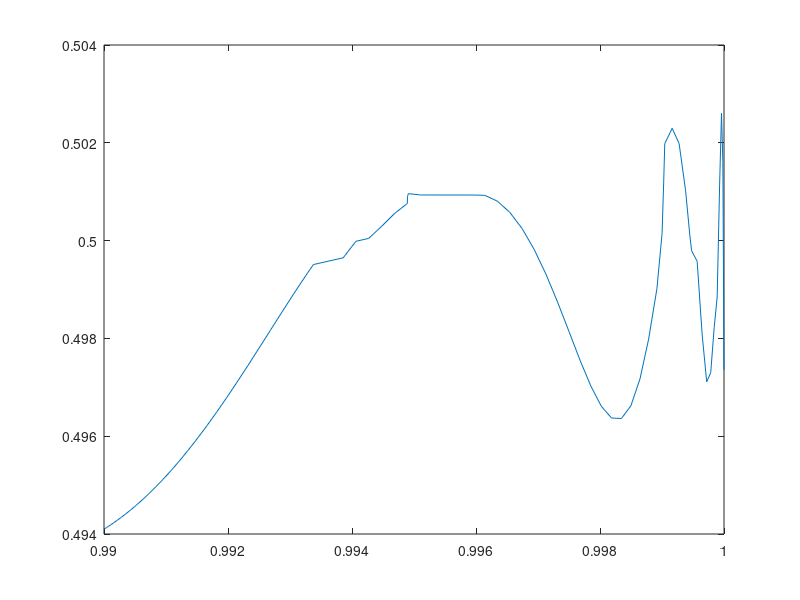

Recreate this plot in MATLAB.
% data provided
x_j = [0.990000000000000   0.990004385410921   0.990017533950182   0.990039422550778   0.990070012812666   0.990109251070131   0.990157068485937   0.990213381172088   0.990278090336998   0.990351082458802   0.990432229484516   0.990496544303257    0.990521389054683   0.990618404753121   0.990723106381328   0.990835310257070   0.990954819536622   0.991081424560099   0.991112027552938   0.991214903219269   0.991355021347207   0.991501533129103   0.991654181533509   0.991812698763251 0.991976806725246   0.992146217518362   0.992320633938502   0.992499750000000   0.992683251472418   0.992870816431820   0.993062115825533   0.993256814049415   0.993377194098214  0.993857859824882   0.994062687117729   0.994269157898702   0.994476909947893   0.994685578797613   0.994892526384000   0.994894798371793   0.994908640924681   0.995104201628207   0.995936312882271   0.996141140175118   0.996343964643166   0.996544430463377   0.996742185950585   0.996936884174467   0.997128183568180   0.997315748527582   0.997499250000000   0.997678366061498   0.997852782481638   0.998022193274754 0.998186301236749   0.998344818466491   0.998497466870897   0.998643978652793   0.998784096780731   0.998917575439901   0.999000538464177   0.999027161099153   0.999044180463378   0.999163689742930   0.999275893618672   0.999380595246879 0.999447871897216   0.999477610945317   0.999566770515484   0.999647917541198   0.999720909663002   0.999785618827912   0.999841931514063   0.999889748929869   0.999928987187334   0.999959577449222   0.999981466049818   0.999994614589079 0.999999000000000] ;
f_j=[0.494098495228309   0.494101963175558   0.494112427464003   0.494130069222236   0.494155189588310   0.494188208462305   0.494229662492216   0.494280202021985   0.494340586648494   0.494411678949846   0.494494435860831   0.494562818762605 0.494589897084298   0.494699169841421   0.494823409183038   0.494963793013057   0.495121490920339   0.495297625886154   0.495341582880060   0.495493227942080   0.495709178912479   0.495946147504667   0.496204514230275   0.496484285979008 0.496785000550599   0.497105622115384   0.497444429454114   0.497798899959136   0.498165593795347   0.498540044346115   0.498916663118175   0.499288669638173   0.499510124033698   0.499648059492592   0.499985626438936   0.500044998431173 0.500291057270008   0.500553120562764   0.500759972172471   0.500899600756522   0.500960434941309   0.500932946082521   0.500932128958785   0.500926902089205   0.500806534410603   0.500578850777799   0.500248924750186   0.499822636801562 0.499313271437257   0.498742714826580   0.498142261446030   0.497552744136827   0.497023638388318   0.496610747075798   0.496372070699463   0.496361546069404   0.496620541438554   0.497167386702953   0.497985853345064   0.499014420403471 0.500139348757929   0.501195883030344   0.501982915060957   0.502296401420707   0.501984441351106   0.501020387287199   0.500117778744478   0.499792093308955   0.499577802302558   0.498072042632654   0.497112141291774   0.497298950173455 0.498228175366996   0.498845319509093   0.501134180531275   0.502602254057627   0.501602308822072   0.498535877698092   0.497356992795663   0.501043556556105   0.501837962858218   0.497315614141277   0.502212076166083   0.502744045414097 0.500739487603105];

f_j_trim = f_j(1:length(x_j))

plot(x_j, f_j_trim)

% % range [-2, 5.5]
% a = -2;
% b = 5.5;
% x = linspace(a, b, 1001);
% 
% % function to interpolate on range [-2, 5.5]
% f = 2*sin(x) - cos(exp(3*x.^2 ./ 4));
% 
% % 22 fitting points -> 21st-order polynomial p21(x)
% nNodes = 22;
% nOrder = nNodes - 1;
% j = 0:nOrder;
% 
% % Chebyshev nodes on [-1, 1], mapped onto the domain [a, b]
% xj = (a + (b-a)/2*(cos(j*pi/nOrder) + 1));
% fj = 2*sin(xj) - cos(exp(3*xj.^2 ./ 4));
% 
% % barycentric weights for chebyshev
% w = (-1).^j;
% w(1) = 1/2*w(1);
% w(nNodes) = 1/2*w(nNodes);
% 
% % barycentric form of the interpolating polynomial
% p21 = zeros(size(x));
% for k = 1:numel(x)
%     xk = x(k);
%     match = find(xk == xj, 1);
%     if ~isempty(match)
%         p21(k) = fj(match);
%     else
%         terms = w ./ (xk - xj);
%         p21(k) = sum(terms .* fj) / sum(terms);
%     end
% end
% 
% % Error/RMS calcs
% error_p21 = p21-f;
% rms_p21 = sqrt(sum((error_p21).^2)/length(x))
% 
% % plot
% figure(1)
% subplot(2, 1, 1)
% plot(x, f, x, p21, xj, fj, 'o')
% xlabel("x")
% legend("f(x)", "p_{21}(x)", "(xj, fj)")
% 
% subplot(2, 1, 2)
% plot(x, error_p21)
% xlabel("x")
% legend("Error p_{21}(x)")
% 
% sgtitle("Problem 02 (A)")
